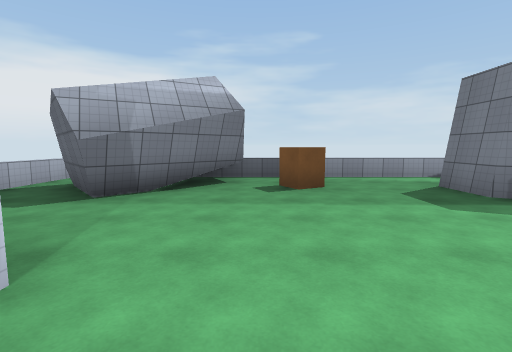
view 1 (above)

16 first-person views from a walk through a Unity game level. The camera is 1.5 m above the floor, tilts 6° down and sees 85° across. The floor is counted in squares, 2 m on a side. Each view is taken from the middle of a square. On the plan, view 1 faces up. The plan holds only what a view shows up to about 10 squares ahead; the rest is blank. The place goes on beyond the plan. Surface patterns are stand-ins for the level's own textures.

view 2
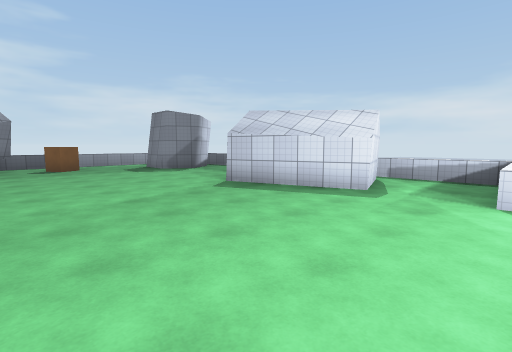

view 3
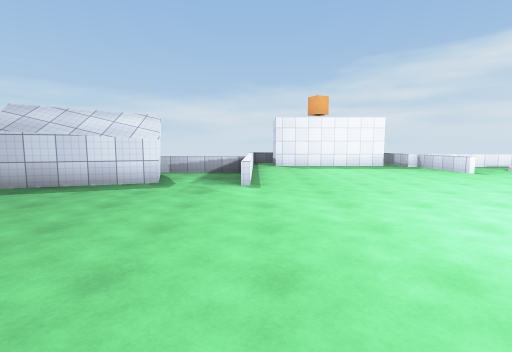

view 4
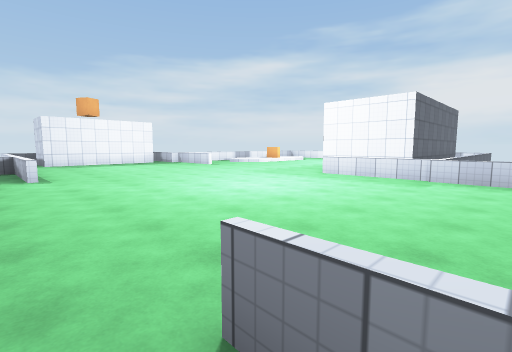

view 5
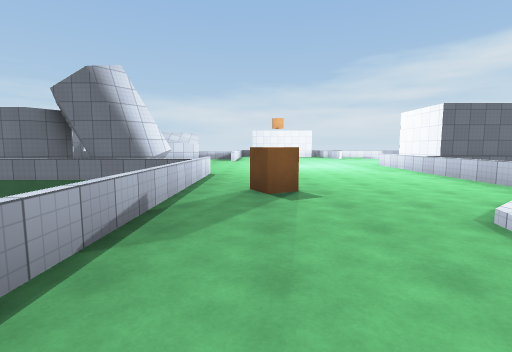

view 6
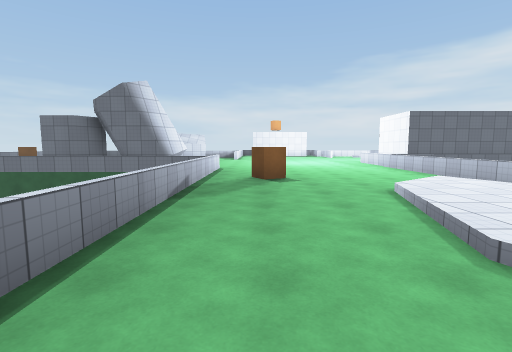

view 7
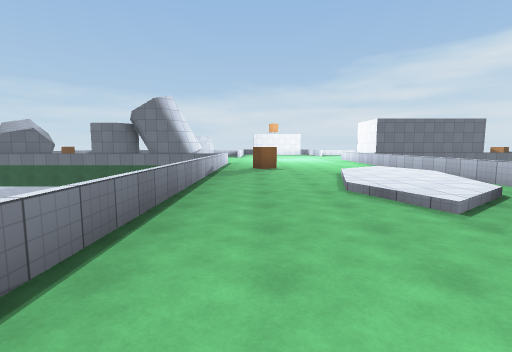

view 8
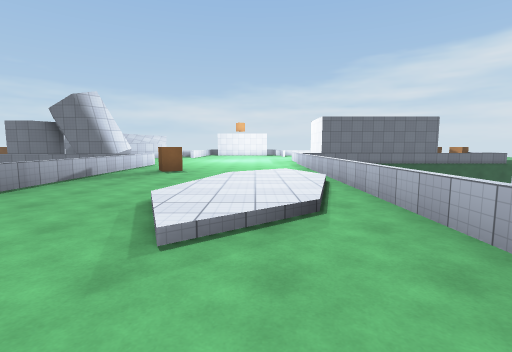

view 9
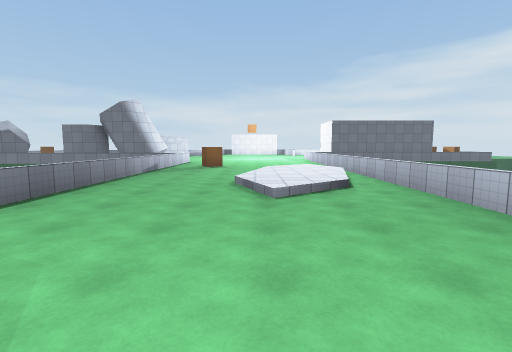

view 10
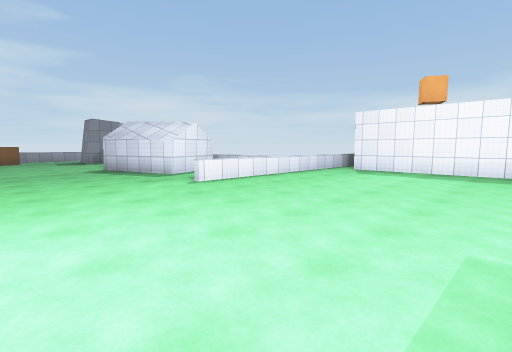

view 11
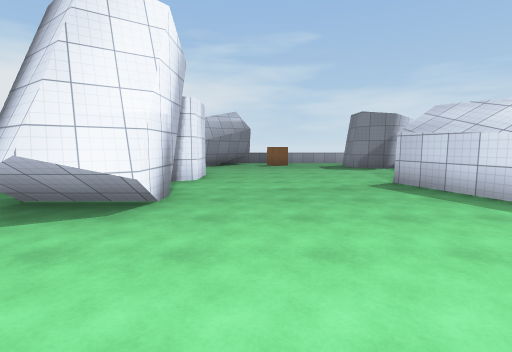

view 12
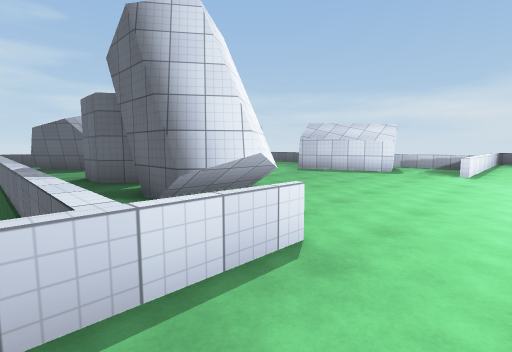

view 13
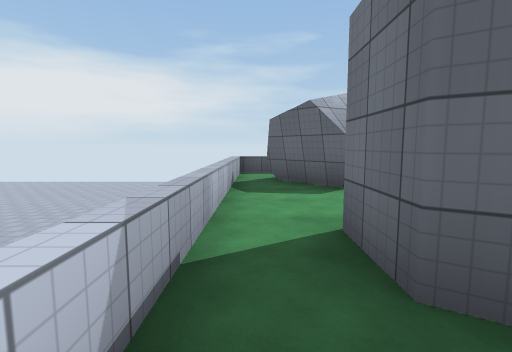

view 14
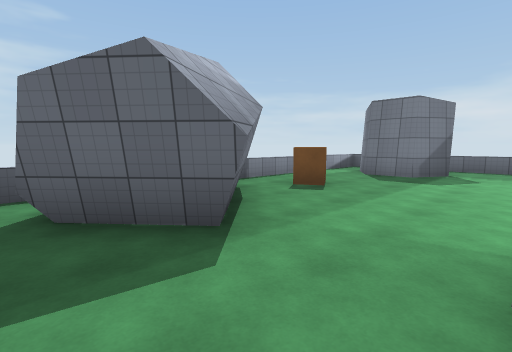

view 15
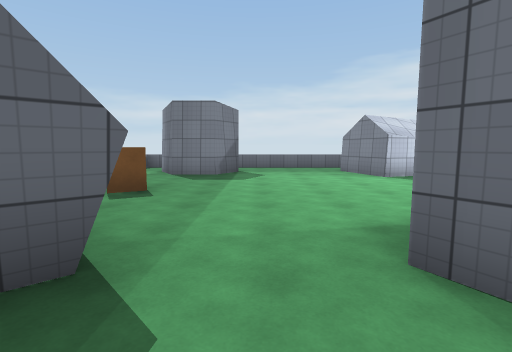

view 16
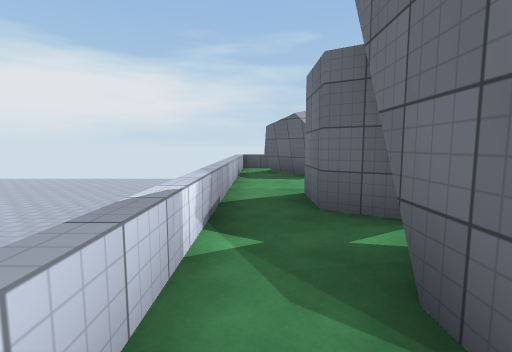

### Floor plan
Key: @ floor where view 1 was taken; # wall or solid block; x gap in a wall; . main floor; : floor 0.25 m higher than the main floor; / step, stairs or slope; = window, fence, low wall or low ledge; ^ raised ledge; v drop or lower ground.
Columns run from 17 left of view 1 to 9 right of it. Each row starts with its distance up from view 1.
  7     vvv      ^  #^^^^^^^
  6     vvv     ^.###.....x
  5      vv     ^.###x^..#
  4       v     ^..#.....##^
  3             ^..........^
  2             ^..#.......^
  1             ^.##.......^
  0             ^.##.@..##.^
 -1             ^.##....##
 -2             ^.##.....##^
 -3             v.##.....#.^
 -4             v..........^
 -5   ..........===......^^^^^^
 -6  /.........^..............#
 -7  .........................#
 -8 ....//://.................#
 -9  ..../:::/................#
-10   ....//://...............#
-11    ====vvv=====^^^.....===
-12               v ###.   ..
-13               v #
-14               v #
-15               v #
-16               v #

Positions as (right, up) in squares from view 1, and headings:
1: (0, 0), facing up
2: (-1, -5), facing up-right
3: (-2, -5), facing right
4: (-4, -4), facing down-right
5: (-11, -6), facing right
6: (-13, -6), facing right
7: (-16, -6), facing right
8: (-15, -9), facing right
9: (-17, -8), facing right
10: (0, -10), facing up-right
11: (0, -6), facing up
12: (-5, -6), facing up-right
13: (-4, -1), facing up
14: (-4, 2), facing up-right
15: (-4, 3), facing right
16: (-4, -3), facing up
